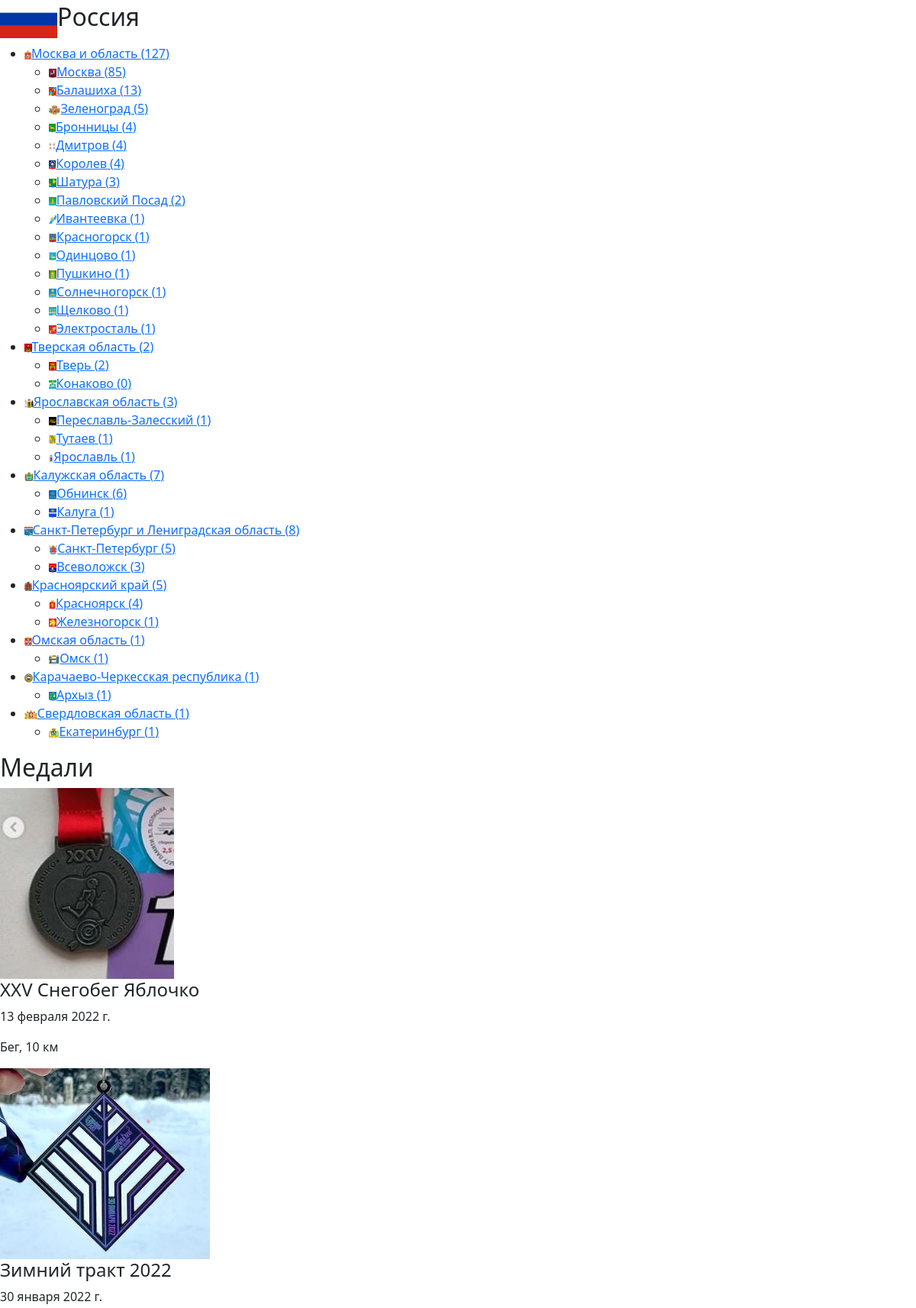
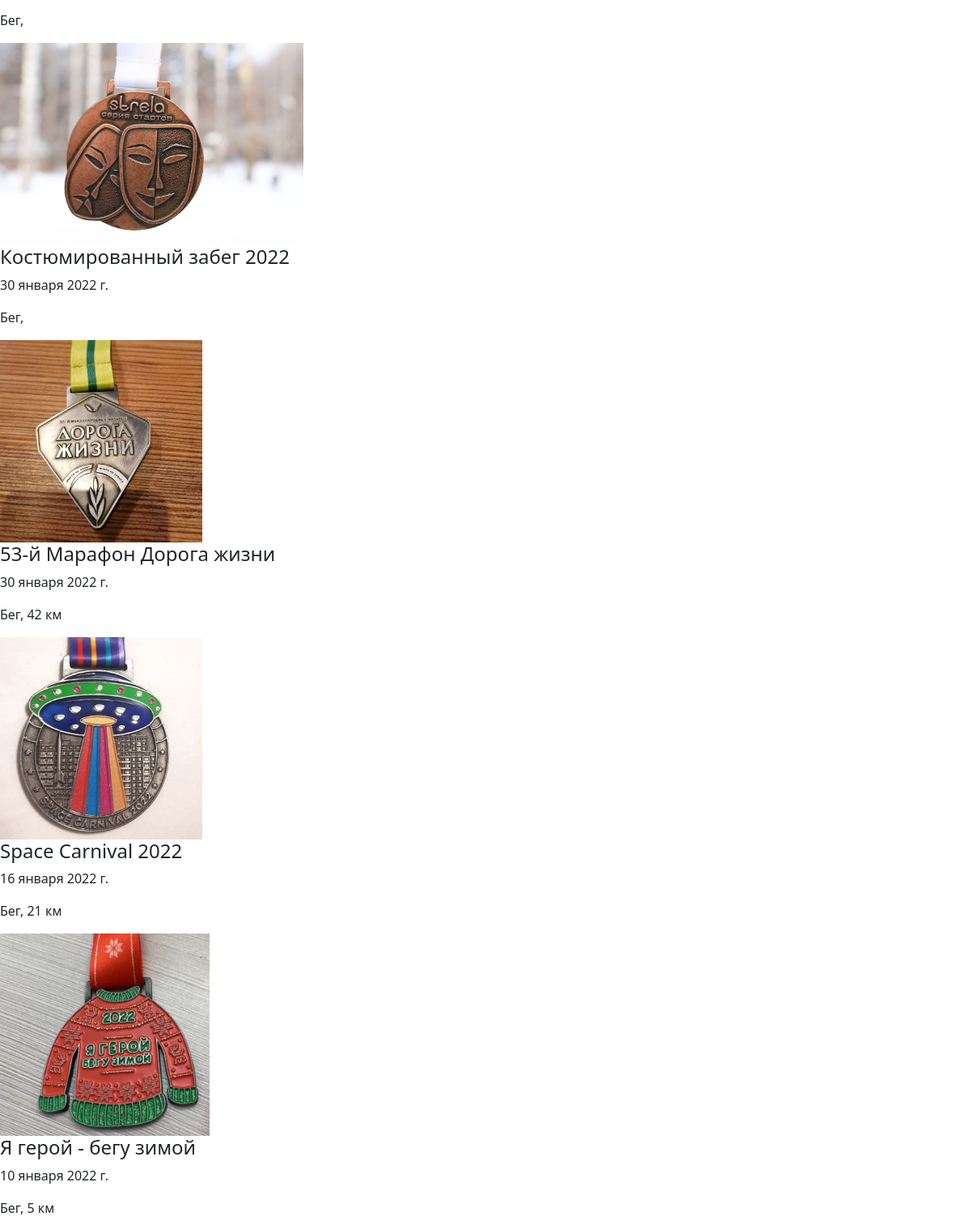
The page /country/1 (upper part) on the database its author committed (2 pictures, top to bottom).
### medals/models.py (models this page shows, shortened)
class Country(models.Model):
    name = models.CharField(max_length = 200)
    count = models.IntegerField(default = 0)
    flag_path = models.ImageField(blank = True, upload_to='static/images/flags/countries')

class Region(models.Model):
    country = models.ForeignKey(Country, on_delete = models.CASCADE)
    name = models.CharField(max_length = 200)
    count = models.IntegerField(default=0)
    flag_path = models.ImageField(blank = True, upload_to='static/images/flags/regions')
    def get_cities(self):
        return self.city_set.all().order_by('-count', 'name')

class City(models.Model):
    country = models.ForeignKey(Country, on_delete = models.CASCADE)
    region = ChainedForeignKey(
        Region,
        chained_field = "country",
        chained_model_field = "country",
        show_all=False,
        auto_choose=True,
        sort=True,
        blank=True, null=True,)
    name = models.CharField(max_length = 200)
    count = models.IntegerField(default = 0)
    flag_path = models.ImageField(blank = True, upload_to='static/images/flags/cities')

class Medal(models.Model):
    country = models.ForeignKey(Country, on_delete = models.CASCADE)
    region = ChainedForeignKey(
        Region,
        chained_field = "country",
        chained_model_field = "country",
        show_all=False,
        auto_choose=True,
        sort=True,
        blank=True, null=True)
    city = ChainedForeignKey(
        City,
        chained_field = "country",
        chained_model_field = "country",
        show_all=True,
        auto_choose=True,
        sort=True)
    sport = models.ForeignKey(Sport, on_delete = models.CASCADE, to_field='name', default='Бег')
    series = ChainedForeignKey(
        Series,
        chained_field = "org",
        chained_model_field = "org",
        show_all=True,
        auto_choose=False,
        sort=True,
        blank=True, null=True,)
    org = models.ForeignKey(Org, on_delete = models.CASCADE, blank = True, null=True)
    name = models.CharField(max_length = 200)
    name_lower = models.CharField(max_length = 200, editable=False, default="")
    date_added = models.DateField(auto_now = True)
    date = models.DateField(auto_now = False)
    distance = models.CharField(blank = True, max_length = 15)
    photo = models.ImageField(upload_to='static/images/medals/')
    photo_second = models.ImageField(blank = True, upload_to='static/images/medals')
    likes = models.IntegerField(default = 0)
    added_by = models.CharField(blank = True, max_length = 200, default='fatum')
    credentials = models.CharField(blank = True, max_length = 200, default='@fa_tum')

class Sport(models.Model):
    name = models.CharField(max_length = 200, unique = True)
    count = models.IntegerField(default = 0)
    descriprion = models.TextField(blank = True)
    logo = models.FileField(blank = True, upload_to='static/images/logos/sports')
    def __str__(self):
        return self.name

### medals/views.py (the view)
# urls.py: path('country/<int:id>', views.country),
def country(request, id):
    country = Country.objects.get(id=id)
    regions = Region.objects.filter(country = id)
    medals_list = Medal.objects.filter(country = id).order_by('-date')
    page = request.GET.get('page', 1)
    paginator = Paginator(medals_list, 20)
    try:
        medals = paginator.page(page)
    except PageNotAnInteger:
        medals = paginator.page(1)
    except EmptyPage:
        medals = paginator.page(paginator.num_pages)
    print(medals)
    return render(request, 'medals/country.html', context={"country": country, "regions": regions, "medals": medals})

### templates/medals/country.html (shortened to what this page needs)
<!DOCTYPE html>
{% load static %}
<html>
<head>
  <link href="https://cdn.jsdelivr.net/npm/bootstrap@5.1.3/dist/css/bootstrap.min.css" rel="stylesheet">
</head>
<body>
  <h2><img src="../{{ country.flag_path }}" height=50></img>{{country.name}}</h2>
    {% if regions.count > 0%}
      <ul>
        {% for region in regions %}
          <li><a href="../region/{{region.id}}"><img src="../{{ region.flag_path }}" height=12></img>{{ region.name }} ({{ region.count }})</a></li>
            {% if region.get_cities.count > 0 %}
              <ul>
                {% for city in region.get_cities %}
                  <li><a href="../city/{{city.id}}"><img src="../{{ city.flag_path }}" height=12></img>{{ city.name }} ({{ city.count }})</a></li>
                {% endfor %}
              </ul>
            {% endif %}
        {% endfor %}
      </ul>
    {% endif %}
<h2>Медали</h2>
  {% for medal in medals %}
      <div>
        <img src="../{{ medal.photo}}" alt="" height=250>
        <h4>{{medal.name}}</h4>
        <p>{{medal.date}}</p>
        <p>{{medal.sport}}, {{medal.distance}}</p>
      </div>
  {% endfor %}
</body>
</html>

### rows shown on the page
Country: flag_path (picture), name "Россия"
Region: flag_path (picture), name "Москва и область", count "127"
City: flag_path (picture), name "Москва", count "85"
City: flag_path (picture), name "Балашиха", count "13"
City: flag_path (picture), name "Зеленоград", count "5"
City: flag_path (picture), name "Бронницы", count "4"
City: flag_path (picture), name "Дмитров", count "4"
City: flag_path (picture), name "Королев", count "4"
City: flag_path (picture), name "Шатура", count "3"
City: flag_path (picture), name "Павловский Посад", count "2"
City: flag_path (picture), name "Ивантеевка", count "1"
City: flag_path (picture), name "Красногорск", count "1"
City: flag_path (picture), name "Одинцово", count "1"
City: flag_path (picture), name "Пушкино", count "1"
City: flag_path (picture), name "Солнечногорск", count "1"
City: flag_path (picture), name "Щелково", count "1"
City: flag_path (picture), name "Электросталь", count "1"
Region: flag_path (picture), name "Тверская область", count "2"
City: flag_path (picture), name "Тверь", count "2"
City: flag_path (picture), name "Конаково", count "0"
Region: flag_path (picture), name "Ярославская область", count "3"
City: flag_path (picture), name "Переславль-Залесский", count "1"
City: flag_path (picture), name "Тутаев", count "1"
City: flag_path (picture), name "Ярославль", count "1"
Region: flag_path (picture), name "Калужская область", count "7"
City: flag_path (picture), name "Обнинск", count "6"
City: flag_path (picture), name "Калуга", count "1"
Region: flag_path (picture), name "Санкт-Петербург и Лениградская область", count "8"
City: flag_path (picture), name "Санкт-Петербург", count "5"
City: flag_path (picture), name "Всеволожск", count "3"
Region: flag_path (picture), name "Красноярский край", count "5"
City: flag_path (picture), name "Красноярск", count "4"
City: flag_path (picture), name "Железногорск", count "1"
Region: flag_path (picture), name "Омская область", count "1"
City: flag_path (picture), name "Омск", count "1"
Region: flag_path (picture), name "Карачаево-Черкесская республика", count "1"
City: flag_path (picture), name "Архыз", count "1"
Region: flag_path (picture), name "Свердловская область", count "1"
City: flag_path (picture), name "Екатеринбург", count "1"
Medal: photo (picture), name "XXV Снегобег Яблочко", date "13 февраля 2022 г.", sport "Бег", distance "10 км"
Medal: photo (picture), name "Зимний тракт 2022", date "30 января 2022 г.", sport "Бег"
Medal: photo (picture), name "Костюмированный забег 2022", date "30 января 2022 г.", sport "Бег"
Medal: photo (picture), name "53-й Марафон Дорога жизни", date "30 января 2022 г.", sport "Бег", distance "42 км"
Medal: photo (picture), name "Space Carnival 2022", date "16 января 2022 г.", sport "Бег", distance "21 км"
Medal: photo (picture), name "Я герой - бегу зимой", date "10 января 2022 г.", sport "Бег", distance "5 км"
